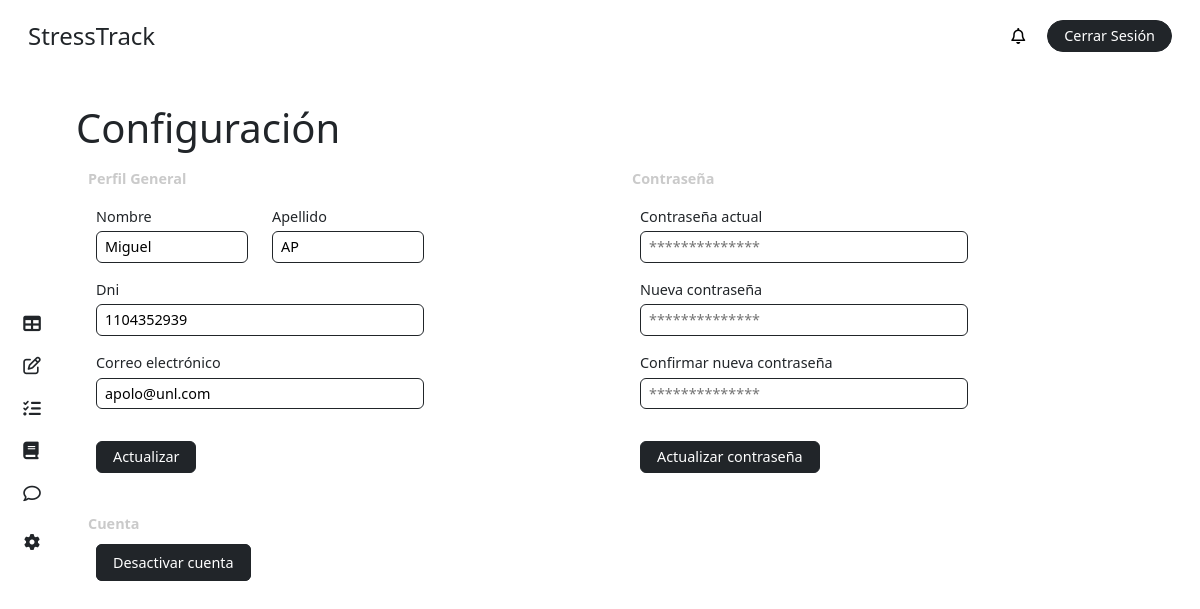
The page /profile/ (signed in) on the database its author committed.
### stress/models.py (models this page shows, shortened)
class CustomUser(AbstractBaseUser, PermissionsMixin):
    ROLE_CHOICES = [
        ('student', 'Alumno'),
        ('teacher', 'Profesor'),
        ('superuser', 'Administrador'),
    ]
    first_name = models.CharField(max_length=50, blank=True)
    last_name = models.CharField(max_length=50, blank=True)
    dni = models.CharField(max_length=10, unique=True, blank=True, null=True)
    email = models.EmailField(unique=True)
    role = models.CharField(max_length=20, choices=ROLE_CHOICES, default='student')
    is_active = models.BooleanField(default=True)
    is_staff = models.BooleanField(default=False)
    stress = models.IntegerField(default=0)
    share_stress_level = models.BooleanField(default=False)
    recommendation = models.ForeignKey(Recommendation, on_delete=models.SET_NULL, null=True, blank=True, related_name='users')
    course = models.ForeignKey(Course, on_delete=models.CASCADE, related_name='students', null=True, blank=True)
    group = models.ForeignKey(Team, on_delete=models.CASCADE, related_name='members', null=True, blank=True)
    objects = CustomUserManager()
    USERNAME_FIELD = 'email'
    REQUIRED_FIELDS = []

### stress/views.py (the view, shortened to what this page needs)
# urls.py: path('profile/', views.profile, name='profile'),
@login_required
def profile(request):
    user = request.user
    form = CustomUserUpdateForm(instance=user)
    form_pass = CustomPasswordChangeForm(user=user)
    context = {
        'form': form,
        'form_pass': form_pass,
        'share_stress': user.share_stress_level,
        'role': user.role,
        'notifications': user.notifications.all(),
        'unread_notifications': user.notifications.filter(is_read=False).count(),
    }
    return render(request, 'dashboard/profile.html', context)

### stress/forms.py
class CustomUserUpdateForm(forms.ModelForm):
    first_name = forms.CharField(widget=forms.TextInput(attrs={
        'placeholder': 'Andy',
        'class': 'w-100 fs-7 py-1 px-2 border border-1 border-dark rounded-2'
    }))
    last_name = forms.CharField(widget=forms.TextInput(attrs={
        'placeholder': 'Apolo',
        'class': 'w-100 fs-7 py-1 px-2 border border-1 border-dark rounded-2'
    }))
    dni = forms.CharField(widget=forms.TextInput(attrs={
        'placeholder': '1103982731',
        'class': 'w-100 fs-7 py-1 px-2 border border-1 border-dark rounded-2'
    }))
    email = forms.EmailField(widget=forms.EmailInput(attrs={
        'placeholder': 'ejemplo@unl.edu.ec',
        'class': 'w-100 fs-7 py-1 px-2 border border-1 border-dark rounded-2'
    }))
    class Meta:
        model = CustomUser
        fields = ['first_name', 'last_name', 'dni', 'email']

class CustomPasswordChangeForm(PasswordChangeForm):
    old_password = forms.CharField(widget=forms.PasswordInput(attrs={
        'placeholder': '**************',
        'class': 'w-100 fs-7 py-1 px-2 border border-1 border-dark rounded-2'
    }))
    new_password1 = forms.CharField(widget=forms.PasswordInput(attrs={
        'placeholder': '**************',
        'class': 'w-100 fs-7 py-1 px-2 border border-1 border-dark rounded-2'
    }))
    new_password2 = forms.CharField(widget=forms.PasswordInput(attrs={
        'placeholder': '**************',
        'class': 'w-100 fs-7 py-1 px-2 border border-1 border-dark rounded-2'
    }))
    class Meta:
        model = CustomUser
        fields = ['old_password', 'new_password1', 'new_password2']

### stress/templates/dashboard/profile.html (shortened to what this page needs)
{% extends "base/dashboard_base.html" %}
{% block content %}
{% include "elements/dashboard_sidebar.html" with role=role %}
<main class="main p-4 pt-2 pe-5">
    <div class="row mt-4">
        <div class="col-12 p-0">
            <h1 class="m-0">Configuración</h1>
        </div>
    </div>
    <div class="row">
        <div class="col-6 mt-2">
            <label class="text-grisillo fw-bold my-2">Perfil General</label>
            <form action="" method="POST" class="mb-2 p-2">
                <div class="row mb-3">
                    <div class="col-4">
                        <label class="d-block pb-1 fs-7" for="">Nombre</label>
                        {{ form.first_name }}
                    </div>
                    <div class="col-4">
                        <label class="d-block pb-1 fs-7" for="">Apellido</label>
                        {{ form.last_name }}
                    </div>
                </div>
                <div class="row mb-3">
                    <div class="col-8">
                        <label class="d-block pb-1 fs-7" for="">Dni</label>
                        {{ form.dni }}
                    </div>
                </div>
                <div class="row mb-3">
                    <div class="col-8">
                        <label class="d-block pb-1 fs-7" for="">Correo electrónico</label>
                        {{ form.email }}
                    </div>
                </div>
                <div class="d-flex justify-content-start mt-4 pt-2">
                    <button class="fs-7 bg-dark text-white border border-dark rounded-2 py-1 px-3"
                        type="submit" name="form-update-user" value="form-update-user">Actualizar</button>
                </div>
            </form>
        </div>
        <div class="col-6 mt-2">
            <label class="text-grisillo fw-bold my-2">Contraseña</label>
            <form action="" method="POST" class="mb-2 p-2">
                <div class="row mb-3">
                    <div class="col-8">
                        <label class="d-block pb-1 fs-7" for="">Contraseña actual</label>
                        {{ form_pass.old_password }}
                    </div>
                </div>
                <div class="row mb-3">
                    <div class="col-8">
                        <label class="d-block pb-1 fs-7" for="">Nueva contraseña</label>
                        {{ form_pass.new_password1 }}
                    </div>
                </div>
                <div class="row mb-3">
                    <div class="col-8">
                        <label class="d-block pb-1 fs-7" for="">Confirmar nueva contraseña</label>
                        {{ form_pass.new_password2 }}
                    </div>
                </div>
                <div class="d-flex justify-content-start mt-4 pt-2">
                    <button class="fs-7 bg-dark text-white border border-dark rounded-2 py-1 px-3"
                        type="submit" name="form-update-pass" value="form-update-pass">Actualizar contraseña</button>
                </div>
            </form>
        </div>
    </div>
    {% if role == 'student' %}
        <div class="row">
            <div class="col-6">
                <label class="text-grisillo fw-bold mt-4 mb-2">Estres</label>
                <form method="post" class="p-2">
                    {% csrf_token %}
                    <label class="d-block mb-3">
                        <input type="checkbox" name="share_stress_level" {% if share_stress %}checked{% endif %}>
                        Compartir nivel de estrés
                    </label>
                    <div class="d-flex justify-content-start">
                        <button class="fs-7 bg-dark text-white border border-dark rounded-2 py-1 px-3"
                            type="submit" name="form-stress-share" value="form-stress-share">Guardar</button>
                    </div>
                </form>
            </div>
            <div class="col-6">
                <label class="text-grisillo fw-bold mt-4 mb-2 d-block">Cuenta</label>
                <div class="p-2">
                    <a href="{% url 'desactivate-account' %}" id="btn-desactivate" class="fs-7 text-decoration-none bg-dark text-white border border-dark rounded-2 py-2 px-3">Desactivar cuenta</a>
                </div>
            </div>
        </div>
    {% else %}
        <div>
            <label class="text-grisillo fw-bold mt-4 mb-2 d-block">Cuenta</label>
            <div class="p-2">
                <a href="{% url 'desactivate-account' %}" id="btn-desactivate" class="fs-7 text-decoration-none bg-dark text-white border border-dark rounded-2 py-2 px-3">Desactivar cuenta</a>
            </div>
        </div>
    {% endif %}
</main>
{% endblock %}

### stress/static/css/main.css (style rules this page uses)
body { height: 100vh; margin: 0; padding: 0; display: grid; grid-template-columns: 4rem 1fr; grid-template-rows: 4.5rem 1fr; grid-template-areas: "header header" "side main"; gap: 0; background-color: white; }
.main { grid-area: main; overflow-y: auto; }
.fs-7 { font-size: .9rem; }
.text-grisillo { color: #cacaca; font-size: .9rem; }

### rows shown on the page
CustomUser: first_name "Miguel", last_name "AP", dni "1104352939", email "apolo@unl.com"
